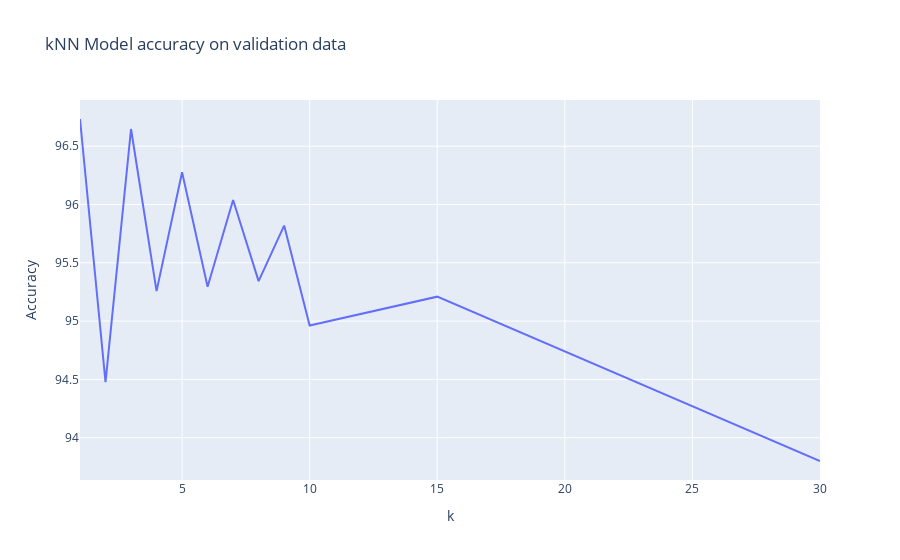

Write notebook code for a chart like this one.
### Code cell
#Plotting data
df = pd.DataFrame(accuracies, columns = ['k', 'Accuracy'])
px.line(df, x="k", y = 'Accuracy', title="kNN Model accuracy on validation data")

### Figure 1 — Plotly figure (JSON) as saved in the notebook; plotly's stock layout.template omitted (floating-point values rounded to 4 significant figures)
{"data": [{"hovertemplate": "k=%{x}<br>Accuracy=%{y}<extra></extra>", "legendgroup": "", "line": {"color": "#636efa", "dash": "solid"}, "mode": "lines", "name": "", "orientation": "v", "showlegend": false, "type": "scatter", "x": [1, 2, 3, 4, 5, 6, 7, 8, 9, 10, 15, 30], "xaxis": "x", "y": [96.73, 94.48, 96.65, 95.26, 96.28, 95.3, 96.04, 95.34, 95.82, 94.96, 95.21, 93.8], "yaxis": "y"}], "layout": {"legend": {"tracegroupgap": 0}, "title": {"text": "kNN Model accuracy on validation data"}, "xaxis": {"anchor": "y", "domain": [0, 1], "title": {"text": "k"}}, "yaxis": {"anchor": "x", "domain": [0, 1], "title": {"text": "Accuracy"}}}}
